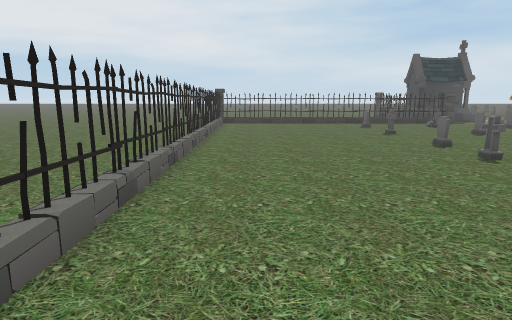
view 1 (above)

18 first-person views from a walk through a 3-D level made in the Unity game engine. The camera is 1.2 m above the floor, tilts 10° down and sees 75° across. The floor is counted in squares, 1 m on a side. Each view is taken from the middle of a square. On the plan, view 1 faces up. The plan holds only what a view shows up to about 14 squares ahead; the rest is blank. The place goes on beyond the plan. The player is left out. Some surface patterns are stand-ins.

view 2
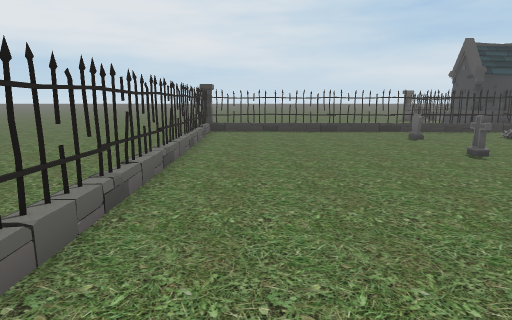

view 3
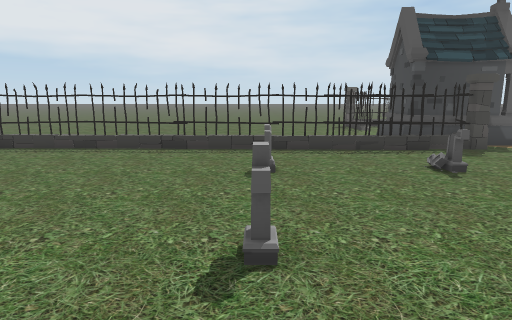

view 4
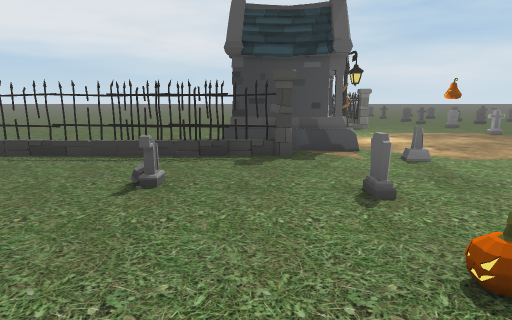

view 5
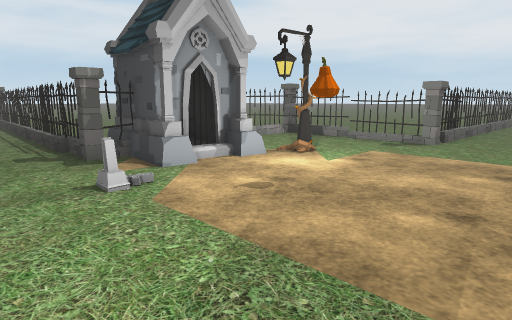

view 6
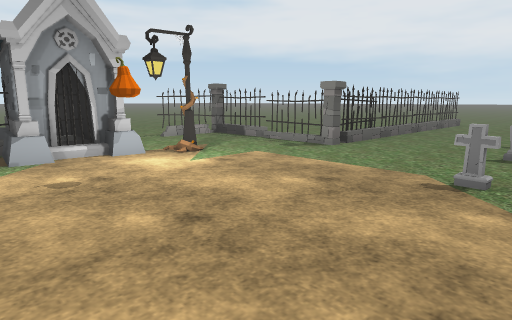

view 7
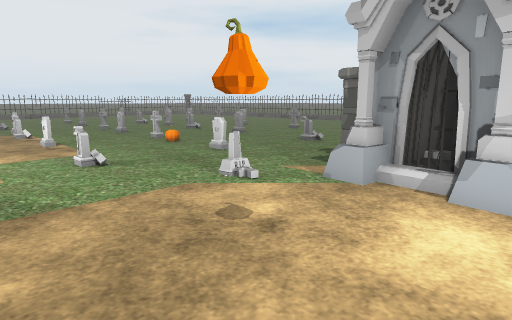

view 8
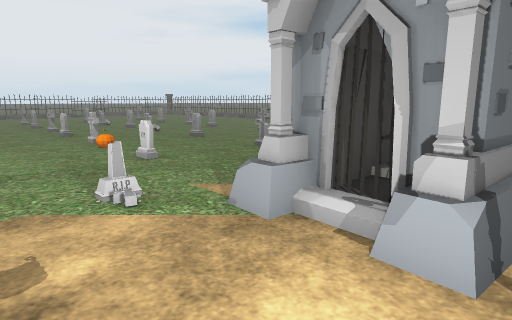

view 9
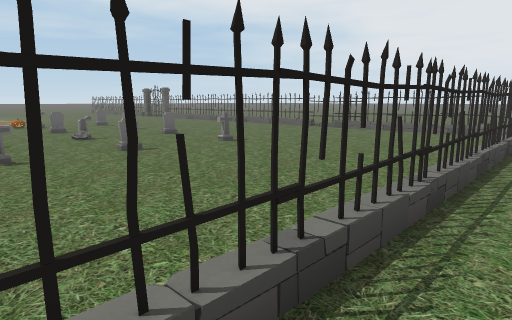

view 10
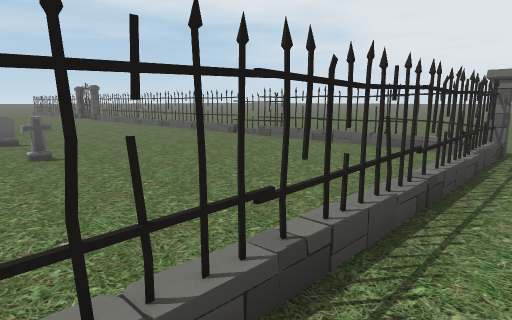

view 11
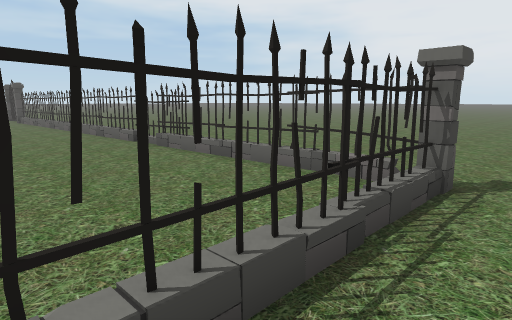

view 12
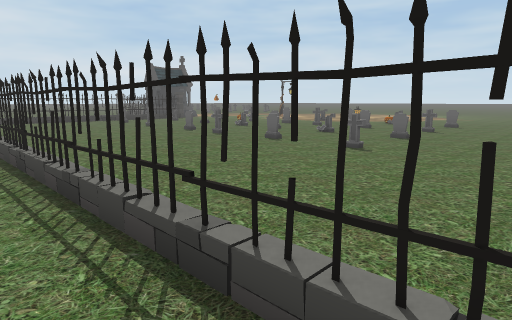

view 13
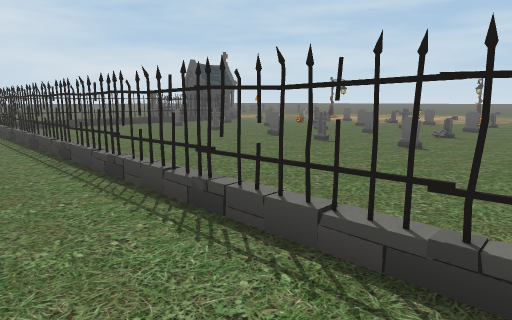

view 14
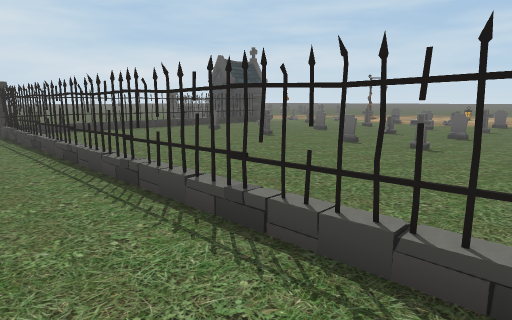

view 15
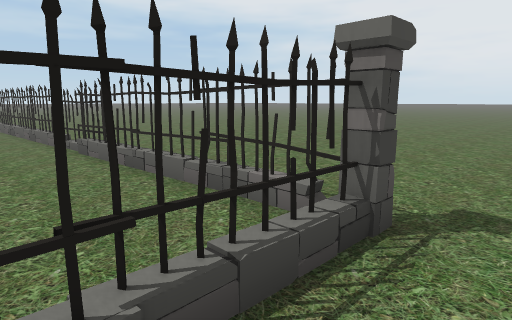

view 16
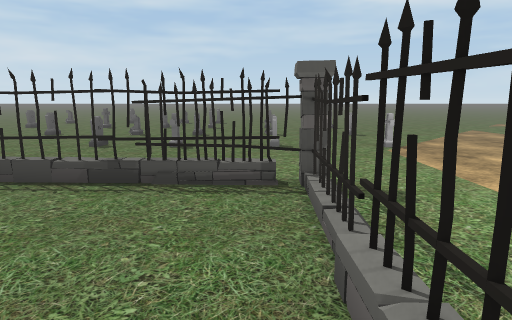

view 17
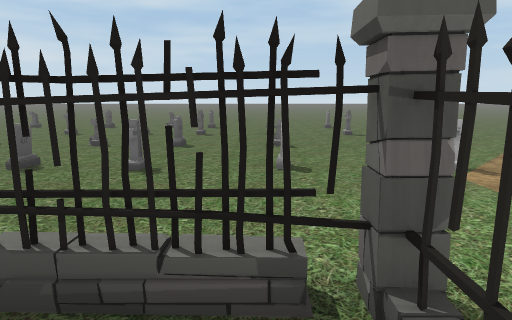

view 18
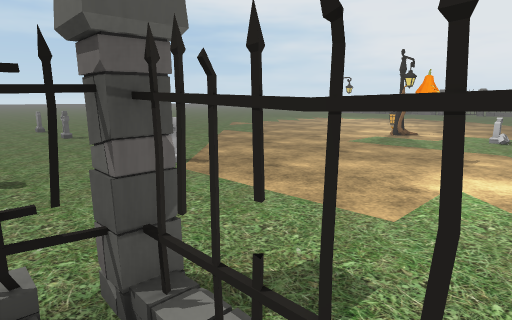

### Floor plan
Key: @ floor where view 1 was taken; # wall or solid block; x gap in a wall; . floor; = window, fence, low wall or low ledge; T thing the floor can be seen under or through; O other object.
Columns run from 4 left of view 1 to 21 right of it. Each row starts with its distance up from view 1.
 32                    #......
 31                    =...O..
 30                 ...=......
 29                ....T...O..
 28                ....T......
 27               . ...=......
 26               #=xTTT...O..
 25     .........=............
 24 .............#............
 23 .................O.....O..
 22    ...........OO..........
 21              OOOO.........
 20        ..     OOO..O......
 19   #====#=.....TTO.........
 18 ..#......==TTTT..O........
 17 ..#.......................
 16 ..=......O..O.............
 15 ..#.............O..O..O...
 14 ..=......................
 13 ..=......O..............
 12 ..=......O..O..O...O...
 11 ..#..................
 10 ..=..................
  9 ..=......O..O..O...O
  8 ..#.................
  7 ..=......O..O..O...O
  6 ..=.................
  5 ..T.................
  4 ..T......O..O..O..
  3 ..=...............
  2  .=.........O..O
  1 ..=......O..O..O..
  0  .=.@..............
 -1  .#................
 -2   =..............
 -3  .=..............
 -4  .=................
 -5  .=...........===#=
 -6  .###=#=####=##

Where each view was taken, in squares from view 1:
view 1: 0 up, 0 right, facing up
view 2: 5 up, 0 right, facing up
view 3: 10 up, 5 right, facing up
view 4: 11 up, 10 right, facing up
view 5: 16 up, 18 right, facing up-left
view 6: 18 up, 20 right, facing up-left
view 7: 22 up, 17 right, facing down-left
view 8: 22 up, 15 right, facing down-left
view 9: 8 up, 3 left, facing down-right
view 10: 3 up, 3 left, facing down-right
view 11: 1 down, 3 left, facing down-right
view 12: 3 down, 3 left, facing up-right
view 13: 1 up, 4 left, facing up-right
view 14: 4 up, 4 left, facing up-right
view 15: 3 down, 3 left, facing down-right
view 16: 27 up, 10 right, facing right
view 17: 27 up, 13 right, facing right
view 18: 27 up, 13 right, facing down-right
